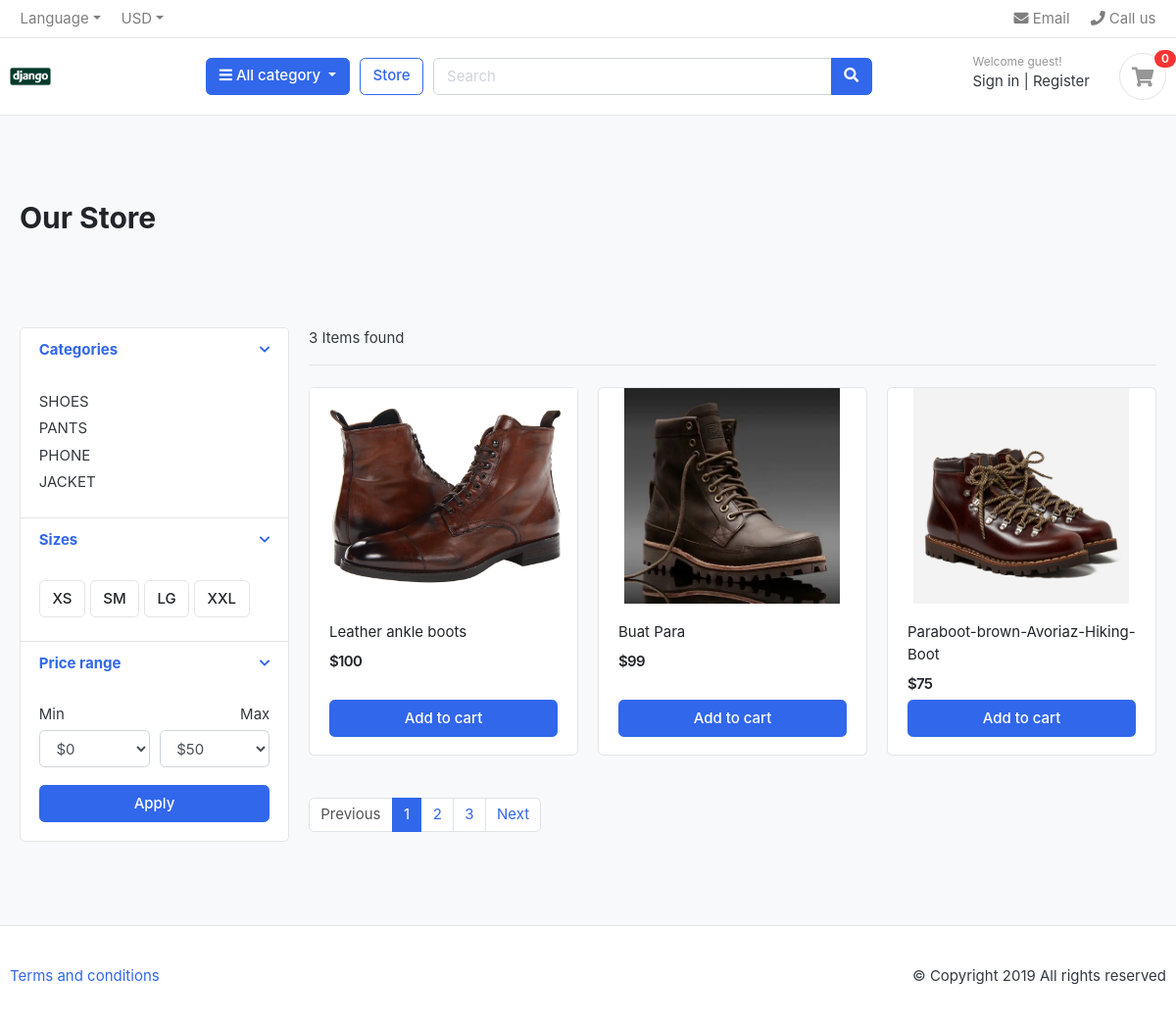
Screenshot of /shoes with the database file from the repository.
### shop_app/models.py (models this page shows, shortened)
class Category(models.Model):
    category_name = models.CharField(max_length=50, unique=True)
    slug = models.SlugField(max_length=100, unique=True)
    description = models.TextField(max_length=255, blank=True)
    cat_image = models.ImageField(upload_to='media/categories', blank=True)
    class Meta:
        db_table='tbl_categories'

class Product(models.Model):
    product_name = models.CharField(max_length=200, unique=True)
    slug = models.SlugField(max_length=200, unique=True)
    description = models.TextField(max_length=500, blank=True)
    price = models.IntegerField()
    images = models.ImageField(upload_to='media/products')
    stock = models.IntegerField()
    is_available = models.BooleanField(default=True)
    category = models.ForeignKey(Category, on_delete=models.CASCADE)
    created_date = models.DateTimeField(auto_now_add=True)
    modified_date = models.DateTimeField(auto_now=True)
    class Meta:
        db_table='tbl_products'
    def get_url(self):
        return reverse('product_detail', args=[self.category.slug, self.slug])

### shop_app/views.py (the view)
# urls.py: path('<slug:category_slug>', store, name='store'),
def store(request, category_slug=None):
    categories = None
    products = None
    if category_slug != "None":
        categories = Category.objects.get(slug=category_slug)
        products = Product.objects.filter(category=categories, is_available=True)
        product_count = products.count()
    else:
        products = Product.objects.all().filter(is_available=True).order_by('id')
        product_count = products.count()
    return render(request , "store.html", {'categories' : categories, 'result' : products, "count": product_count})

### shop_app/context_processor.py (called while the page is built)
def menu_links(request):
    links = Category.objects.all()
    return dict(links=links)

### templates/store.html (shortened to what this page needs)
{% extends "base.html" %}
{% load static %}
{% block content %}
<section class="section-pagetop bg">
<div class="container">
	<h2 class="title-page">Our Store</h2>
</div>
</section>
<section class="section-content padding-y">
<div class="container">
<div class="row">
	<aside class="col-md-3">
<div class="card">
	<article class="filter-group">
		<header class="card-header">
			<a href="#" data-toggle="collapse" data-target="#collapse_1" aria-expanded="true" class="">
				<i class="icon-control fa fa-chevron-down"></i>
				<h6 class="title">Categories</h6>
			</a>
		</header>
		<div class="filter-content collapse show" id="collapse_1" style="">
			<div class="card-body">
				<ul class="list-menu">
				{%for i in links%}
				<li><a href="{{i.slug}}">{{i.category_name | upper}} </a></li>
				{%endfor%}
				</ul>
			</div>
		</div>
	</article>
	<article class="filter-group">
		<header class="card-header">
			<a href="#" data-toggle="collapse" data-target="#collapse_4" aria-expanded="true" class="">
				<i class="icon-control fa fa-chevron-down"></i>
				<h6 class="title">Sizes </h6>
			</a>
		</header>
		<div class="filter-content collapse show" id="collapse_4" style="">
			<div class="card-body">
			  <label class="checkbox-btn">
			    <span class="btn btn-light"> XS </span>
			  </label>
			  <label class="checkbox-btn">
			    <span class="btn btn-light"> SM </span>
			  </label>
			  <label class="checkbox-btn">
			    <span class="btn btn-light"> LG </span>
			  </label>
			  <label class="checkbox-btn">
			    <span class="btn btn-light"> XXL </span>
			  </label>
		</div>
		</div>
	</article>
	<article class="filter-group">
		<header class="card-header">
			<a href="#" data-toggle="collapse" data-target="#collapse_3" aria-expanded="true" class="">
				<i class="icon-control fa fa-chevron-down"></i>
				<h6 class="title">Price range </h6>
			</a>
		</header>
		<div class="filter-content collapse show" id="collapse_3" style="">
			<div class="card-body">
				<div class="form-row">
				<div class="form-group col-md-6">
				  <label>Min</label>
				  	<select class="mr-2 form-control">
						<option value="0">$0</option>
					</select>
				</div>
				<div class="form-group text-right col-md-6">
				  <label>Max</label>
				  	<select class="mr-2 form-control">
						<option value="50">$50</option>
					</select>
				</div>
				</div>
				<button class="btn btn-block btn-primary">Apply</button>
			</div>
		</div>
	</article>
</div>
	</aside>
	<main class="col-md-9">
<header class="border-bottom mb-4 pb-3">
		<div class="form-inline">
			<span class="mr-md-auto">{{ count }} Items found </span>
		</div>
</header>
<div class="row">
{%for i in result%}
	<div class="col-md-4">
		<figure class="card card-product-grid">
			<div class="img-wrap">
				<img src="{{i.images.url}}">
			</div>
			<figcaption class="info-wrap">
				<div class="fix-height">
					<a href="{{ i.get_url }}" class="title">{{i.product_name}}</a>
					<div class="price-wrap mt-2">
						<span class="price">${{i.price}}</span>
					</div>
				</div>
				{%if i.stock != 0%}
				<a href="#" class="btn btn-block btn-primary">Add to cart </a>
				{%else%}
				<a href="#" class="btn btn-block btn-secondary disabled" tabindex="-1" aria-disabled="true">Out of Stock</a>
				{%endif%}
			</figcaption>
		</figure>
	</div>
{%endfor%}
</div>
<nav class="mt-4" aria-label="Page navigation sample">
  <ul class="pagination">
    <li class="page-item disabled"><a class="page-link" href="#">Previous</a></li>
    <li class="page-item active"><a class="page-link" href="#">1</a></li>
    <li class="page-item"><a class="page-link" href="#">2</a></li>
    <li class="page-item"><a class="page-link" href="#">3</a></li>
    <li class="page-item"><a class="page-link" href="#">Next</a></li>
  </ul>
</nav>
	</main>
</div>
</div>
</section>
{% endblock %}

### static/css/ui.css (style rules this page uses)
html { font-family: "Inter", sans-serif; font-size: 15px; }
.img-wrap { text-align: center; display: block; }
.img-wrap img { max-width: 100%; }
.price-wrap { letter-spacing: -0.7px; }
.padding-y { padding-top: 40px; padding-bottom: 40px; }
figure { margin-bottom: 0; }
article:after, .form-group:after { display: block; clear: both; content: ""; }
.bg { background-color: #f8f9fa; }
.title-page { color: #212529; }
.btn-light { background-color: #fff; border-color: #e4e4e4; }
[class*=list-] li:after { visibility: hidden; display: block; content: ""; overflow: hidden; height: 0; clear: both; }
.list-menu { list-style: none; margin: 0; padding-left: 0; }
.list-menu li { margin-bottom: 5px; }
.list-menu a { color: #343a40; }
[class*=card-product] a.title { color: #212529; display: block; }
[class*=card-product] .img-wrap { overflow: hidden; position: relative; }
[class*=card-product] .img-wrap img { height: 100%; max-width: 100%; width: auto; display: inline-block; -o-object-fit: cover; object-fit: cover; }
.card-product-grid { margin-bottom: 20px; }
.card-product-grid .img-wrap { border-radius: 0.2rem 0.2rem 0 0; height: 220px; }
.card-product-grid .info-wrap { overflow: hidden; padding: 18px 20px; }
.card-product-grid .fix-height { height: 80px; overflow: hidden; }
.card .img-wrap { overflow: hidden; }
.price { font-weight: 600; color: #212529; }
.icon-control { margin-top: 5px; float: right; font-size: 80%; }
.card-header .title { margin-bottom: 0; line-height: 1.5; }
.filter-group { border-bottom: 1px solid #e4e4e4; }
.filter-group .card-header { border-bottom: 0; }
.filter-group:last-child { border-bottom: 0; }
.checkbox-btn { position: relative; }
.section-pagetop { padding: 45px 0; }

### rows the page displays
Category: category_name "SHOES"
Category: category_name "PANTS"
Category: category_name "PHONE"
Category: category_name "JACKET"
Product: images (picture), product_name "Leather ankle boots", price "100", stock "Add to cart"
Product: images (picture), product_name "Buat Para", price "99", stock "Add to cart"
Product: images (picture), product_name "Paraboot-brown-Avoriaz-Hiking-Boot", price "75", stock "Add to cart"

### other values shown
{{ count }} "3"
